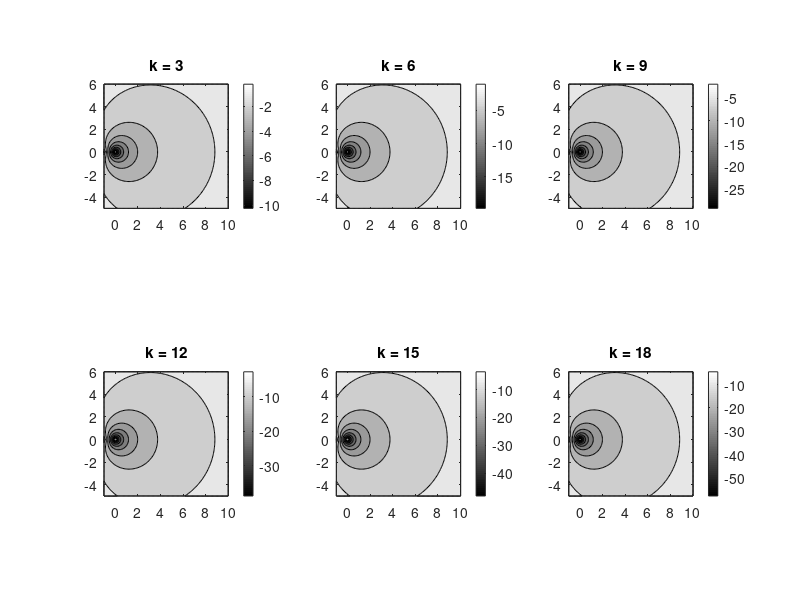

MATLAB code for this plot:
%% Figures for the complex bound

bound = @(z,k) arrayfun(@(t) 2*pi*abs(((1 - sqrt(1+t))...
    ./(1+sqrt(1+t))).^(2*k+1)),z);
x = linspace(-1,10);
y = linspace(-5,6);
[X,Y] = meshgrid(x,y);

for k=3:3:18
    figure(1)
    subplot(2,3,k/3)
    contourf(X,Y,log10(bound(X+1i*Y,k)))
    colorbar
    colormap("gray")
    title(sprintf('k = %d',k))
    axis square
end